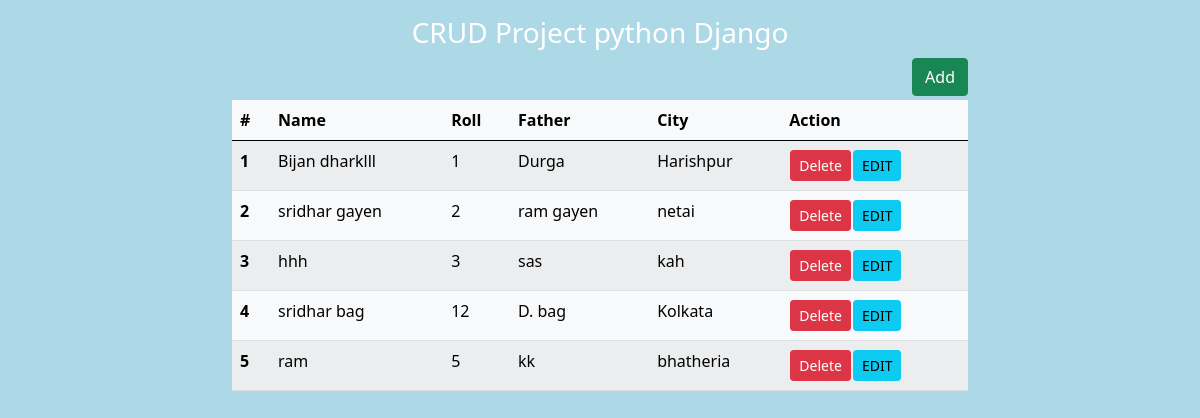
The page / on the database its author committed.
### core/models.py (models this page shows)
class Student(models.Model):
    name=models.CharField(max_length=50)
    roll=models.IntegerField()
    father=models.CharField(max_length=40)
    city=models.CharField(max_length=100)

### core/views.py (the view)
# urls.py: path('',Home.as_view(),name='home'),
class Home(View):
    def get(self,request):
        stu_data=Student.objects.all()
        return render(request,'core/home.html',{'studata':stu_data})

### core/templates/core/home.html (shortened to what this page needs)
{% extends 'core/base.html' %}
{% block cont %}
<section class="container">
    <div class="row justify-content-around text-center text-white mt-3">
        <div class="col-sm-8">
            <h3>CRUD Project python Django</h3>
        </div>
    </div>
    <div class="row justify-content-around">
        <div class="col-sm-8">
            <a href="{% url 'add_student'%}" class="btn btn-success float-end">Add</a>
        </div>
    </div>
    <div class="row justify-content-around text-white mt-1">
        <div class="col-sm-8">
        <table class="table table-light table-striped">
              <thead>
                <tr>
                  <th scope="col">#</th>
                  <th scope="col">Name</th>
                  <th scope="col">Roll</th>
                  <th scope="col">Father</th>
                  <th scope="col">City</th>
                  <th scope="col">Action</th>
                </tr>
            </thead>
            <tbody>
            {% for stud in studata  %}
                <tr>
                        <th scope="row">{{forloop.counter}}</th>
                        <td>{{stud.name}}</td>
                        <td>{{stud.roll}}</td>
                        <td>{{stud.father}}</td>
                        <td>{{stud.city}}</td>
                        <td class="aline-inline">
                            <table>
                                <tr>
                                    <td>
                                        <form action="{% url 'delete_student' %}" method="post">
                                        <input type="submit" value="Delete" class="btn btn-danger btn-sm">
                                        </form>
                                    </td>
                                    <td>
                                        <a href="{% url 'edit_student' stud.id %}" class="btn btn-sm btn-info">EDIT</a>
                                    </td>
                                </tr>
                            </table>
                        </td>
                </tr>
            {% endfor  %}
            </tbody>
        </table>
        </div>
    </div>
</section>
{% endblock cont %}

### core/templates/core/base.html (shortened to what this page needs)
<!doctype html>
<html lang="en">
{% load static %}
  <head>
    <link href="https://cdn.jsdelivr.net/npm/bootstrap@5.0.2/dist/css/bootstrap.min.css" rel="stylesheet">
    <link rel="stylesheet" href="{% static 'css/base.css' %}">
  </head>
  <body>
    {% block cont %}   {% endblock cont %}
  </body>
</html>

### core/static/css/base.css (style rules this page uses)
body { background-color:lightblue; }

### rows shown on the page
Student: name "Bijan dharklll", roll "1", father "Durga", city "Harishpur"
Student: name "sridhar gayen", roll "2", father "ram gayen", city "netai"
Student: name "hhh", roll "3", father "sas", city "kah"
Student: name "sridhar bag", roll "12", father "D. bag", city "Kolkata"
Student: name "ram", roll "5", father "kk", city "bhatheria"
